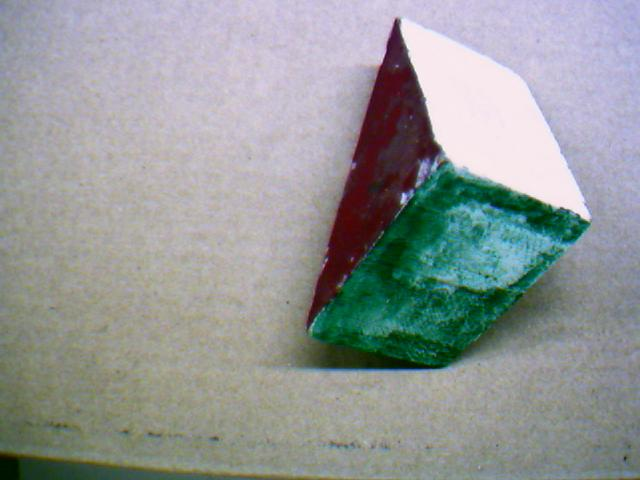
%> input picture left.jpg, 640 x 480 px
$ octave --eval "result = test3(imread('left.jpg'));"   (GNU Octave 9; MATLAB toolbox functions it lacks are replaced by stand-ins)
%> lines starting %> are read from the running program, lines starting %| are printed output that depends on the picture; in (x1, y1, x2, y2) boxes, pixels count from 0 and x2, y2 are one past the last pixel; in counts of white or black regions, pixels touching at a corner belong together; the program's own positions count from 1
function[channel] = test3(image1)

image2 = image1(:,:,2) < 50 & image1(:,:,2) > 0;
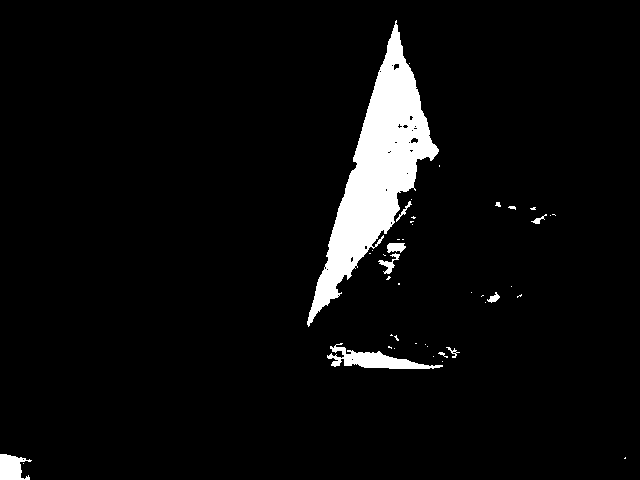
%> image2: size 480x640 logical; 5% white; 44 white regions (32 under 20 px), largest, box (x1, y1, x2, y2) and area: (307, 20, 439, 327) 12754, (327, 343, 443, 369) 1195, (0, 454, 32, 480) 569

% label all the connected objects in image
[channel,num] = bwlabel(image2,4);
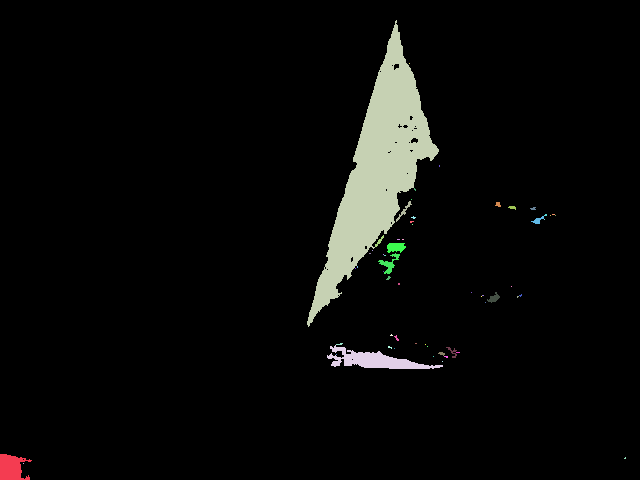
%> channel: size 480x640 double; 60 distinct labels, from 0 to 59; one colour per label, 0 black
%> num = 59
% get the properties of each labeled area
stats = regionprops(channel, 'Area','PixelIdxList','PixelList');
%> stats = 59 regions; largest, Area: 12714, 1185, 569, 152, 148

maxArea = -1;

% find the biggest area in image
for m = 1:length(stats)
    area = stats(m).Area;
    if maxArea < area;
        maxArea = area;
    end
end
%> this loop made 59 passes
%> (area, maxArea) on passes 1, 3: (569, 569), (12714, 12714)
%> area on passes 4, 11, 12, 17, 22, 40: 1185, 33, 152, 148, 64, 41

for reg = 1:length(stats)

    % cut all smaller areas than maximum
    if stats(reg).Area < maxArea
        channel(stats(reg).PixelIdxList) = 0;
    end
end
%> this loop made 59 passes
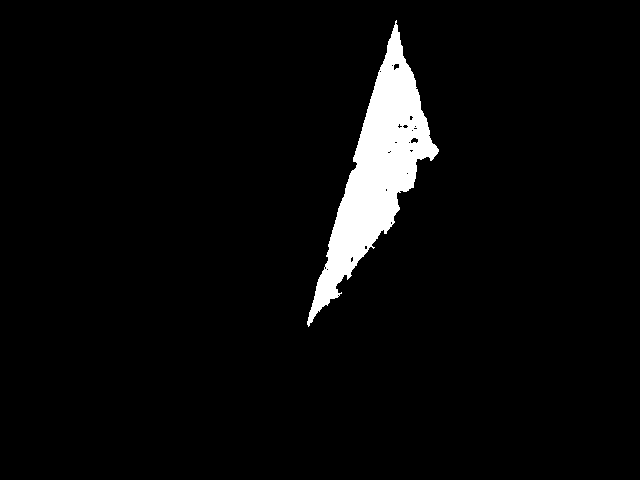
%> channel: size 480x640 double; values 0 (black) and 3 (white), 4.1% white; 1 white region, box (x1, y1, x2, y2) and area: (307, 20, 439, 327) 12714

$ run again, on right.jpg
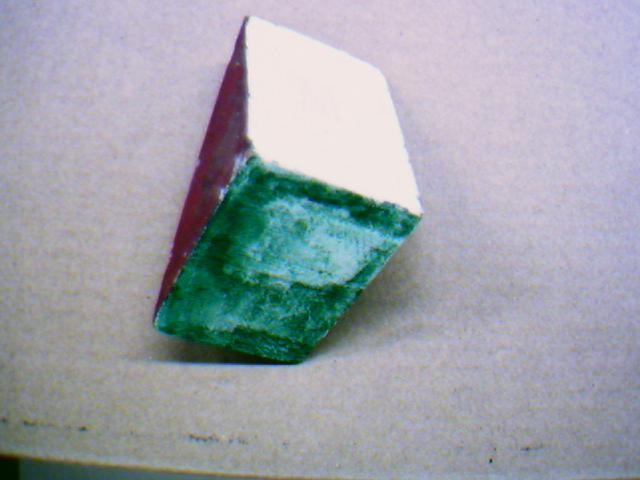
%> input picture right.jpg, 640 x 480 px
%> image2: size 480x640 logical; 2% white; 40 white regions (31 under 20 px), largest, box (x1, y1, x2, y2) and area: (156, 65, 243, 310) 4540, (201, 346, 298, 365) 761, (0, 455, 21, 480) 492
%> in test3, `[channel,num] = bwlabel(image2,4);`:
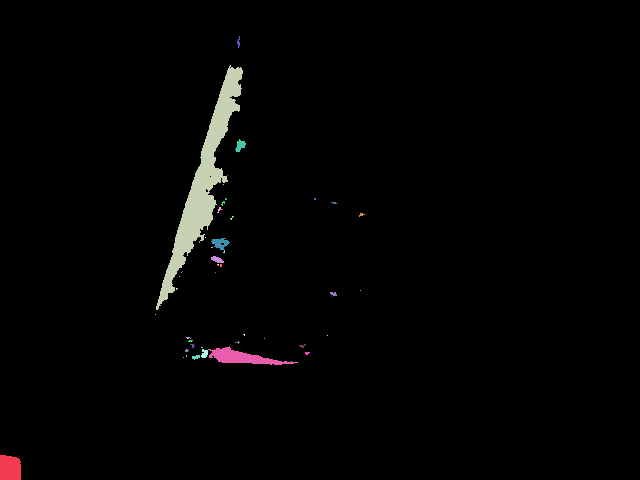
%> channel: size 480x640 double; 49 distinct labels, from 0 to 48; one colour per label, 0 black
%> num = 48
%> stats = 48 regions; largest, Area: 4537, 715, 492, 133, 81
%> the loop in test3, `for m = 1:length(stats)` made 48 passes
%> (area, maxArea) on passes 1, 3: (492, 492), (4537, 4537)
%> the loop in test3, `for reg = 1:length(stats)` made 48 passes
%> after the loop in test3, `for reg = 1:length(stats)`:
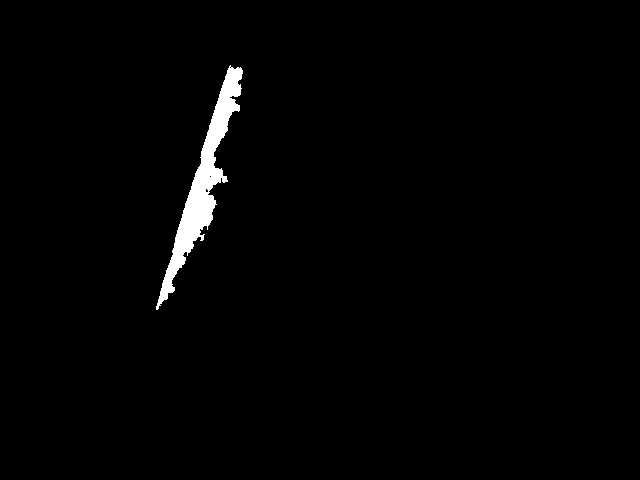
%> channel: size 480x640 double; values 0 (black) and 3 (white), 1.5% white; 1 white region, box (x1, y1, x2, y2) and area: (156, 65, 243, 310) 4537
